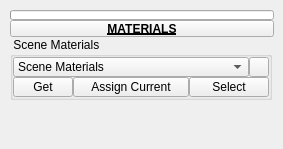
<?xml version="1.0" encoding="UTF-8"?>
<ui version="4.0">
 <class>QtUi</class>
 <widget class="QMainWindow" name="QtUi">
  <property name="enabled">
   <bool>true</bool>
  </property>
  <property name="geometry">
   <rect>
    <x>0</x>
    <y>0</y>
    <width>283</width>
    <height>149</height>
   </rect>
  </property>
  <property name="sizePolicy">
   <sizepolicy hsizetype="Fixed" vsizetype="Preferred">
    <horstretch>0</horstretch>
    <verstretch>0</verstretch>
   </sizepolicy>
  </property>
  <property name="minimumSize">
   <size>
    <width>100</width>
    <height>0</height>
   </size>
  </property>
  <property name="maximumSize">
   <size>
    <width>999</width>
    <height>999</height>
   </size>
  </property>
  <property name="windowTitle">
   <string>Toolkit</string>
  </property>
  <property name="tabShape">
   <enum>QTabWidget::Triangular</enum>
  </property>
  <property name="dockNestingEnabled">
   <bool>true</bool>
  </property>
  <property name="dockOptions">
   <set>QMainWindow::AllowNestedDocks|QMainWindow::AllowTabbedDocks|QMainWindow::AnimatedDocks|QMainWindow::ForceTabbedDocks</set>
  </property>
  <widget class="QWidget" name="mainWindow">
   <widget class="QWidget" name="layoutWidget_2">
    <property name="geometry">
     <rect>
      <x>10</x>
      <y>10</y>
      <width>264</width>
      <height>121</height>
     </rect>
    </property>
    <layout class="QGridLayout" name="gridLayout_2">
     <property name="spacing">
      <number>0</number>
     </property>
     <item row="4" column="1" colspan="2">
      <layout class="QHBoxLayout" name="horizontalLayout">
       <item>
        <layout class="QVBoxLayout" name="verticalLayout">
         <property name="spacing">
          <number>0</number>
         </property>
         <item>
          <spacer name="verticalSpacer">
           <property name="orientation">
            <enum>Qt::Vertical</enum>
           </property>
           <property name="sizeHint" stdset="0">
            <size>
             <width>20</width>
             <height>40</height>
            </size>
           </property>
          </spacer>
         </item>
        </layout>
       </item>
       <item>
        <layout class="QVBoxLayout" name="verticalLayout_2">
         <property name="spacing">
          <number>0</number>
         </property>
         <item>
          <spacer name="verticalSpacer_2">
           <property name="orientation">
            <enum>Qt::Vertical</enum>
           </property>
           <property name="sizeHint" stdset="0">
            <size>
             <width>20</width>
             <height>40</height>
            </size>
           </property>
          </spacer>
         </item>
        </layout>
       </item>
      </layout>
     </item>
     <item row="0" column="1" colspan="2">
      <widget class="TkProgressBar" name="progressBar">
       <property name="sizePolicy">
        <sizepolicy hsizetype="Ignored" vsizetype="Fixed">
         <horstretch>0</horstretch>
         <verstretch>0</verstretch>
        </sizepolicy>
       </property>
       <property name="minimumSize">
        <size>
         <width>0</width>
         <height>10</height>
        </size>
       </property>
       <property name="maximumSize">
        <size>
         <width>16777215</width>
         <height>10</height>
        </size>
       </property>
       <property name="value">
        <number>0</number>
       </property>
       <property name="textVisible">
        <bool>false</bool>
       </property>
      </widget>
     </item>
     <item row="2" column="1" rowspan="2" colspan="2">
      <widget class="QGroupBox" name="group000">
       <property name="sizePolicy">
        <sizepolicy hsizetype="Fixed" vsizetype="Fixed">
         <horstretch>0</horstretch>
         <verstretch>0</verstretch>
        </sizepolicy>
       </property>
       <property name="minimumSize">
        <size>
         <width>262</width>
         <height>0</height>
        </size>
       </property>
       <property name="maximumSize">
        <size>
         <width>262</width>
         <height>999</height>
        </size>
       </property>
       <property name="title">
        <string> Scene Materials</string>
       </property>
       <layout class="QGridLayout" name="gridLayout">
        <property name="leftMargin">
         <number>0</number>
        </property>
        <property name="topMargin">
         <number>0</number>
        </property>
        <property name="rightMargin">
         <number>0</number>
        </property>
        <property name="bottomMargin">
         <number>0</number>
        </property>
        <property name="spacing">
         <number>0</number>
        </property>
        <item row="6" column="0">
         <widget class="QPushButton" name="b002">
          <property name="enabled">
           <bool>true</bool>
          </property>
          <property name="sizePolicy">
           <sizepolicy hsizetype="Fixed" vsizetype="Fixed">
            <horstretch>0</horstretch>
            <verstretch>0</verstretch>
           </sizepolicy>
          </property>
          <property name="minimumSize">
           <size>
            <width>60</width>
            <height>20</height>
           </size>
          </property>
          <property name="maximumSize">
           <size>
            <width>60</width>
            <height>20</height>
           </size>
          </property>
          <property name="toolTip">
           <string>Set material shader ID from selection.</string>
          </property>
          <property name="text">
           <string>Get</string>
          </property>
          <property name="iconSize">
           <size>
            <width>18</width>
            <height>18</height>
           </size>
          </property>
         </widget>
        </item>
        <item row="6" column="1">
         <widget class="TkToolButton" name="tb002">
          <property name="enabled">
           <bool>true</bool>
          </property>
          <property name="minimumSize">
           <size>
            <width>116</width>
            <height>20</height>
           </size>
          </property>
          <property name="maximumSize">
           <size>
            <width>116</width>
            <height>20</height>
           </size>
          </property>
          <property name="toolTip">
           <string>Assign stored material shader ID</string>
          </property>
          <property name="text">
           <string>Assign Current</string>
          </property>
         </widget>
        </item>
        <item row="2" column="3">
         <widget class="TkToolButton" name="tb001">
          <property name="enabled">
           <bool>true</bool>
          </property>
          <property name="sizePolicy">
           <sizepolicy hsizetype="Fixed" vsizetype="Fixed">
            <horstretch>0</horstretch>
            <verstretch>0</verstretch>
           </sizepolicy>
          </property>
          <property name="minimumSize">
           <size>
            <width>20</width>
            <height>20</height>
           </size>
          </property>
          <property name="maximumSize">
           <size>
            <width>20</width>
            <height>20</height>
           </size>
          </property>
          <property name="font">
           <font>
            <pointsize>8</pointsize>
           </font>
          </property>
          <property name="toolTip">
           <string>Select all components with the same material.  
 If nothing is selected; search all geometry.</string>
          </property>
          <property name="text">
           <string/>
          </property>
          <property name="iconSize">
           <size>
            <width>16</width>
            <height>16</height>
           </size>
          </property>
         </widget>
        </item>
        <item row="2" column="0" colspan="3">
         <widget class="TkComboBox" name="cmb002">
          <property name="sizePolicy">
           <sizepolicy hsizetype="Fixed" vsizetype="Fixed">
            <horstretch>0</horstretch>
            <verstretch>0</verstretch>
           </sizepolicy>
          </property>
          <property name="minimumSize">
           <size>
            <width>233</width>
            <height>20</height>
           </size>
          </property>
          <property name="maximumSize">
           <size>
            <width>999</width>
            <height>20</height>
           </size>
          </property>
          <property name="toolTip">
           <string>Current material.</string>
          </property>
          <property name="maxVisibleItems">
           <number>40</number>
          </property>
          <property name="maxCount">
           <number>500</number>
          </property>
          <property name="sizeAdjustPolicy">
           <enum>QComboBox::AdjustToContents</enum>
          </property>
          <property name="frame">
           <bool>true</bool>
          </property>
          <item>
           <property name="text">
            <string>Scene Materials</string>
           </property>
          </item>
         </widget>
        </item>
        <item row="6" column="2" colspan="2">
         <widget class="TkToolButton" name="tb000">
          <property name="enabled">
           <bool>true</bool>
          </property>
          <property name="minimumSize">
           <size>
            <width>80</width>
            <height>20</height>
           </size>
          </property>
          <property name="maximumSize">
           <size>
            <width>999</width>
            <height>20</height>
           </size>
          </property>
          <property name="toolTip">
           <string>&lt;html&gt;&lt;head/&gt;&lt;body&gt;&lt;p&gt;Select all components with the same material. &lt;/p&gt;&lt;p&gt;If nothing is selected; search all geometry.&lt;/p&gt;&lt;/body&gt;&lt;/html&gt;</string>
          </property>
          <property name="text">
           <string>Select</string>
          </property>
          <property name="iconSize">
           <size>
            <width>16</width>
            <height>16</height>
           </size>
          </property>
         </widget>
        </item>
       </layout>
      </widget>
     </item>
     <item row="1" column="1" colspan="2">
      <widget class="TkPushButton_Draggable" name="pin">
       <property name="minimumSize">
        <size>
         <width>19</width>
         <height>17</height>
        </size>
       </property>
       <property name="maximumSize">
        <size>
         <width>999</width>
         <height>17</height>
        </size>
       </property>
       <property name="font">
        <font>
         <weight>75</weight>
         <bold>true</bold>
         <underline>true</underline>
        </font>
       </property>
       <property name="text">
        <string>MATERIALS</string>
       </property>
       <property name="checkable">
        <bool>true</bool>
       </property>
      </widget>
     </item>
    </layout>
   </widget>
  </widget>
 </widget>
 <customwidgets>
  <customwidget>
   <class>TkToolButton</class>
   <extends>QToolButton</extends>
   <header>widgets.tktoolbutton.h</header>
  </customwidget>
  <customwidget>
   <class>TkPushButton_Draggable</class>
   <extends>QPushButton</extends>
   <header>widgets.tkpushbuttondraggable.h</header>
  </customwidget>
  <customwidget>
   <class>TkProgressBar</class>
   <extends>QProgressBar</extends>
   <header>widgets.tkprogressbar.h</header>
  </customwidget>
  <customwidget>
   <class>TkComboBox</class>
   <extends>QComboBox</extends>
   <header>widgets.tkcombobox.h</header>
  </customwidget>
 </customwidgets>
 <resources/>
 <connections/>
 <designerdata>
  <property name="gridDeltaX">
   <number>5</number>
  </property>
  <property name="gridDeltaY">
   <number>5</number>
  </property>
  <property name="gridSnapX">
   <bool>true</bool>
  </property>
  <property name="gridSnapY">
   <bool>true</bool>
  </property>
  <property name="gridVisible">
   <bool>true</bool>
  </property>
 </designerdata>
</ui>
